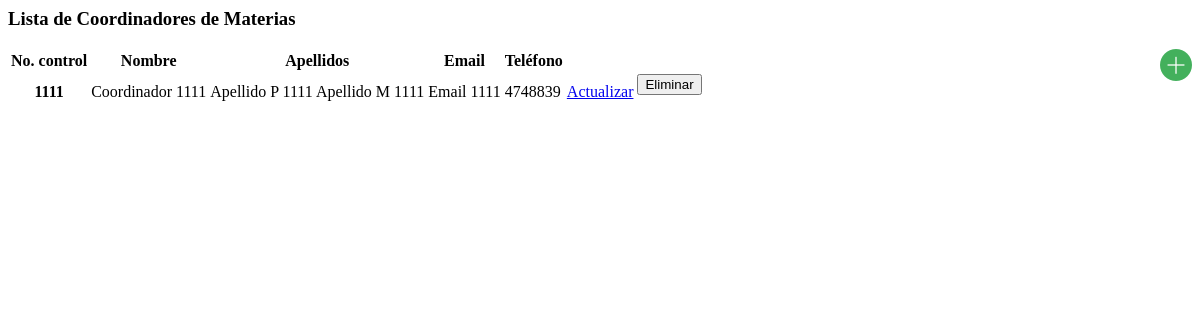
The page /coordinadores/coordinadores.php on the database its author committed.
### tables this page shows
CREATE TABLE coordinadores (
	no_control VARCHAR(40) NOT NULL,
	nombre VARCHAR(40) NOT NULL,
	apellido_paterno VARCHAR(40) NOT NULL,
	apellido_materno VARCHAR(40) NOT NULL,
	email VARCHAR(360) NULL,
	telefono VARCHAR(20) NULL,
	PRIMARY KEY (`no_control`)
);

### conexion/datos_conexion.php (called while the page is built, shortened)
<?php
	$DB_NOMBRE = 'verano';
?>

### coordinadores/coordinadores.php (the view, shortened to what this page needs)
<?php
	require 'CoordinadorModel.php';
	$coordinadores = new CoordinadorModel;
	$listaCoordinadores = $coordinadores->getListaCoordinadores();
?>
<div class="col panel panel-success col-lg-offset-0">
	<div class="panel-heading text-center">
		<h3 >Lista de Coordinadores de Materias</h3>
	</div>
	<div class="panel-body ">
		<a href="../coordinadores/agregar.php"><img src="../img/mas.png" alt="" style="float: right;" title="Agregar" ></a>
		<table class="table">
			<thead>
				<tr>
					<th>No. control</th>
					<th>Nombre</th>
					<th>Apellidos</th>
					<th>Email</th>
					<th>Teléfono</th>
					<th></th>
					<th></th>
				</tr>
			</thead>
			<tbody>
				<?php
					if ( $listaCoordinadores ){
						while($row = $listaCoordinadores->fetch_assoc()) { ?>
							<tr>
								<th> <?php echo $row['no_control']; ?> </th>
								<td> <?php echo $row['nombre']; ?> </td>
								<td> <?php echo $row['apellido_paterno'] . ' ' . $row['apellido_materno']; ?> </td>
								<td> <?php echo $row['email']; ?> </td>
								<td> <?php echo $row['telefono']; ?> </td>
								<td>
									<a class="btn btn-primary" href="../coordinadores/actualizar.php?control=<?php echo $row['no_control']; ?>">Actualizar</a>
								</td>
								<td>
									 <form action="../coordinadores/CoordinadorModel.php" method="POST">
										<input name="btt_eliminar" type="submit" class="btn btn-danger" value="Eliminar">
									</form>
								</td>
							</tr>
				<?php } } ?>
			</tbody>
		</table>
	</div>
</div>

### rows shown on the page
coordinadores: no_control "1111", nombre "Coordinador 1111", apellido_paterno "Apellido P 1111", apellido_materno "Apellido M 1111", email "Email 1111", telefono "4748839"
